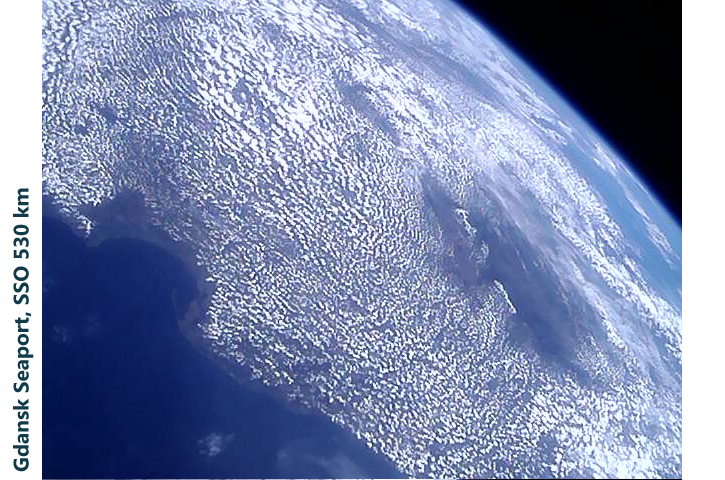
#> input picture test_images/piCam_530km.png, 725 x 480 px, found by its file name
$ python fivepoints.py
#> lines starting #> are read from the running program, lines starting #| are printed output that depends on the picture; after the words box and inside, x2 and y2 are one past the last pixel; in counts of white or black regions, pixels touching at a corner belong together; long printed decimals are rounded
import cv2
import numpy as np
import matplotlib.pyplot as plt


def run_convolution_on_image(img, x_m):
    # Extract a vertical slice of the image at x_m
    slice_img = img[:, int(x_m):int(x_m)+1]

    blurred = cv2.GaussianBlur(slice_img, (3, 3), 0)

    # Apply Canny operator for vertical edge detection
    canny = cv2.Canny(blurred, 100, 200)

    # Threshold to detect edges (white pixels)
    #_, edge = cv2.threshold(np.abs(sobel_x), 50, 255, cv2.THRESH_BINARY)
    return canny

def coordinates_of_white_pixels_on_edge(edge, x_m):
    ys = np.argmax(edge)

    if edge[ys] > 0:
        return np.array([[x_m, ys]])  # Take first white pixel row
    return None

""" def findpoints_iterative(x_0, x_n, img):
    from collections import deque

    points = []
    queue = deque()
    queue.append((x_0, x_n))

    while queue:
        x_start, x_end = queue.popleft()

        if abs(x_end - x_start) < 10:
            continue

        x_m = (x_start + x_end) / 2

        # Run edge detection
        edge = run_convolution_on_image(img, x_m)
        coord = coordinates_of_white_pixels_on_edge(edge, x_m)

        if coord is not None:
            points.append(coord)

            # Add both left and right intervals to the queue
            queue.append((x_start, x_m))
            queue.append((x_m, x_end))

    return np.array(points) """


def findpoints(x_0, x_n, points, img, left = False, right = False):
    # Base case: If we already have more than 5 points, return the points
    if (points is not None and len(points) > 3) or np.abs(x_0 - x_n) < 10:
        print('done')
        print(points)
        return points
    else:
        # Calculate the midpoint of the current range
        x_m = (x_0 + x_n) / 2

        # Apply Sobel operator to detect edges at x_m
        edge = run_convolution_on_image(img, x_m)  # Vertical Sobel convolution
        new_points = coordinates_of_white_pixels_on_edge(edge, x_m)  # Extract white pixel coordinates


        # Optimize search by skipping known blank areas
        if new_points is not None:
            if points is None:
                points =  new_points
                print('yay')
                print(points)
            else:
                points = np.concatenate((points, new_points), axis=0)
                print(points)
            # Search both left and right of the midpoint if edges are found
            p1 = findpoints(x_0, x_m, points, img, False, True)
            p2 = findpoints(x_m, x_n, points, img, True, False)
            points = np.concatenate((points, p1, p2), axis=0)
        elif left:
            # Continue searching only in the left half if no edges are found on the right
            p1 = findpoints(x_0, x_m, points, img, True, False)
            points = np.concatenate((points, p1), axis=0)
        elif right:
            # Continue searching only in the right half if no edges are found on the left
            p2 = findpoints(x_m, x_n, points, img,False, True)
            points = np.concatenate((points, p2), axis=0)
        else:
            # Default case: Search both halves if no specific direction is specified
            p1 =findpoints(x_0, x_m, points, img)
            p2 =findpoints(x_m, x_n, points, img)
            points = np.concatenate((points, p1, p2), axis=0)


        return points


img = cv2.imread('test_images/piCam_530km.png', 0)
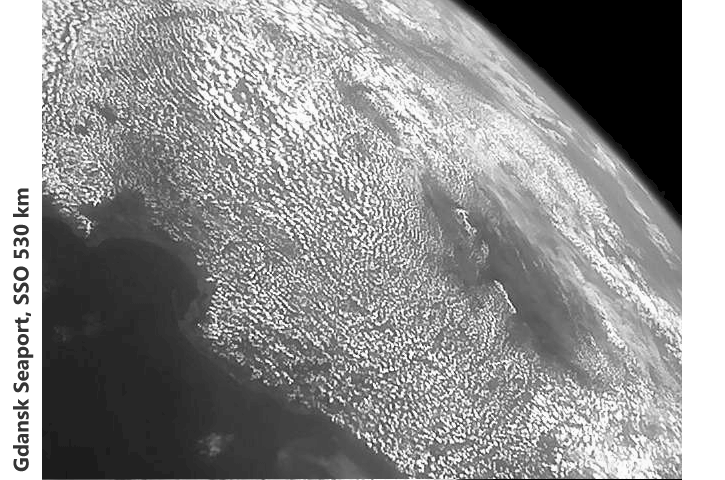
#> img: shape (480, 725); min 0, max 255, mean 143.8
binary_mask = np.where(img < 10, 255, 0).astype(np.uint8)
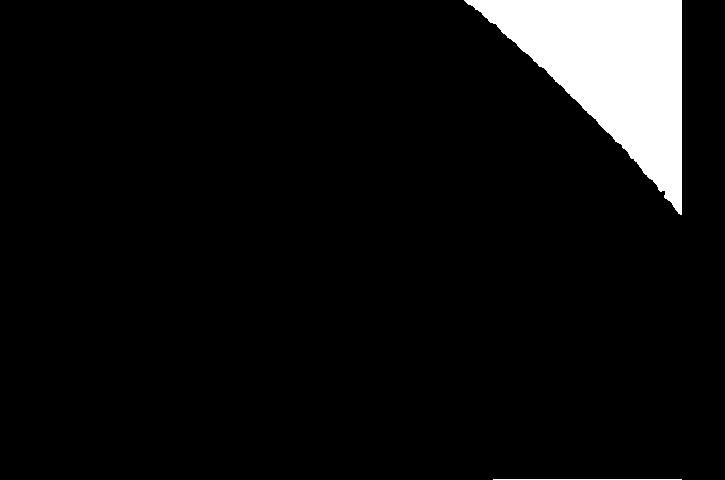
#> binary_mask: shape (480, 725); 6.4% white; 2 white regions, box (x1, y1, x2, y2) and area: (464, 0, 682, 215) 22029, (493, 479, 682, 480) 189


height, width = img.shape
#> height = 480; width = 725
print(f"Image dimensions: {width}x{height}")
#| Image dimensions: 725x480

print('start')
points = findpoints(0, width, None, img)
#> in run_convolution_on_image, `slice_img = img[:, int(x_m):int(x_m)+1]`: slice_img = 480 values, max 252 at index 68, min 39 at index 357, mean 157.1
#> in run_convolution_on_image, `blurred = cv2.GaussianBlur(slice_img, (3, 3), 0)`: blurred = 480 values, max 250 at index 237, min 72 at index 322, mean 157.2
#> in run_convolution_on_image, `canny = cv2.Canny(blurred, 100, 200)`: canny = 480 values, max 255 at index 8, min 0 at index 0, mean 35.06
#> in findpoints, `edge = run_convolution_on_image(img, x_m)`: edge has the same summary as canny in run_convolution_on_image
#> in coordinates_of_white_pixels_on_edge, `ys = np.argmax(edge)`: ys = 8
#> in findpoints, `new_points = coordinates_of_white_pixels_on_edge(edge, x_m)`: new_points = [[362.5, 8]]
#| [[362.5   8. ]]
#| [[362.5    8.  ]
#|  [181.25  21.  ]]
#| [[362.5     8.   ]
#|  [181.25   21.   ]
#|  [ 90.625   2.   ]]
#| [[362.5      8.    ]
#|  [181.25    21.    ]
#|  [ 90.625    2.    ]
#|  [ 45.3125  25.    ]]
#| [[362.5      8.    ]
#|  [181.25    21.    ]
#|  [ 90.625    2.    ]
#|  [ 45.3125  25.    ]]
#| [[362.5      8.    ]
#|  [181.25    21.    ]
#|  [ 90.625    2.    ]
#|  [ 45.3125  25.    ]]
#| [[362.5      8.    ]
#|  [181.25    21.    ]
#|  [ 90.625    2.    ]
#|  [135.9375   1.    ]]
#| [[362.5      8.    ]
#|  [181.25    21.    ]
#|  [ 90.625    2.    ]
#|  [135.9375   1.    ]]
#| [[362.5      8.    ]
#|  [181.25    21.    ]
#|  [ 90.625    2.    ]
#|  [135.9375   1.    ]]
#| [[362.5     8.   ]
#|  [181.25   21.   ]
#|  [271.875   2.   ]]
#| [[362.5      8.    ]
#|  [181.25    21.    ]
#|  [271.875    2.    ]
#|  [226.5625   9.    ]]
#| [[362.5      8.    ]
#|  [181.25    21.    ]
#|  [271.875    2.    ]
#|  [226.5625   9.    ]]
#| [[362.5      8.    ]
#|  [181.25    21.    ]
#|  [271.875    2.    ]
#|  [226.5625   9.    ]]
#| [[362.5      8.    ]
#|  [181.25    21.    ]
#|  [271.875    2.    ]
#|  [317.1875  10.    ]]
#| [[362.5      8.    ]
#|  [181.25    21.    ]
#|  [271.875    2.    ]
#|  [317.1875  10.    ]]
#| [[362.5      8.    ]
#|  [181.25    21.    ]
#|  [271.875    2.    ]
#|  [317.1875  10.    ]]
#> in findpoints, `p1 = findpoints(x_0, x_m, points, img, False, True)`: p1 = 56 pairs, first value 45.31 to 362.5, second value 1 to 25
#| [[362.5    8.  ]
#|  [543.75 118.  ]]
#| [[362.5     8.   ]
#|  [543.75  118.   ]
#|  [453.125 124.   ]]
#| [[362.5      8.    ]
#|  [543.75   118.    ]
#|  [453.125  124.    ]
#|  [407.8125  14.    ]]
#| [[362.5      8.    ]
#|  [543.75   118.    ]
#|  [453.125  124.    ]
#|  [407.8125  14.    ]]
#| [[362.5      8.    ]
#|  [543.75   118.    ]
#|  [453.125  124.    ]
#|  [407.8125  14.    ]]
#| [[362.5      8.    ]
#|  [543.75   118.    ]
#|  [453.125  124.    ]
#|  [498.4375 157.    ]]
#| [[362.5      8.    ]
#|  [543.75   118.    ]
#|  [453.125  124.    ]
#|  [498.4375 157.    ]]
#| [[362.5      8.    ]
#|  [543.75   118.    ]
#|  [453.125  124.    ]
#|  [498.4375 157.    ]]
#| [[362.5     8.   ]
#|  [543.75  118.   ]
#|  [634.375 207.   ]]
#| [[362.5      8.    ]
#|  [543.75   118.    ]
#|  [634.375  207.    ]
#|  [589.0625 207.    ]]
#| [[362.5      8.    ]
#|  [543.75   118.    ]
#|  [634.375  207.    ]
#|  [589.0625 207.    ]]
#| [[362.5      8.    ]
#|  [543.75   118.    ]
#|  [634.375  207.    ]
#|  [589.0625 207.    ]]
#| [[362.5      8.    ]
#|  [543.75   118.    ]
#|  [634.375  207.    ]
#|  [679.6875 332.    ]]
#| [[362.5      8.    ]
#|  [543.75   118.    ]
#|  [634.375  207.    ]
#|  [679.6875 332.    ]]
#| [[362.5      8.    ]
#|  [543.75   118.    ]
#|  [634.375  207.    ]
#|  [679.6875 332.    ]]
#> in findpoints, `p2 = findpoints(x_m, x_n, points, img, True, False)`: p2 = 56 pairs, first value 362.5 to 679.7, second value 8 to 332
#> in findpoints, `points = np.concatenate((points, p1, p2), axis=0)`: points = 113 pairs, first value 45.31 to 679.7, second value 1 to 332
#points = findpoints_iterative(0, width, binary_mask)
print("points:")
print(points)
#> (printed output is left out)


# Display the image using matplotlib
canny = cv2.Canny(binary_mask, 100, 200)
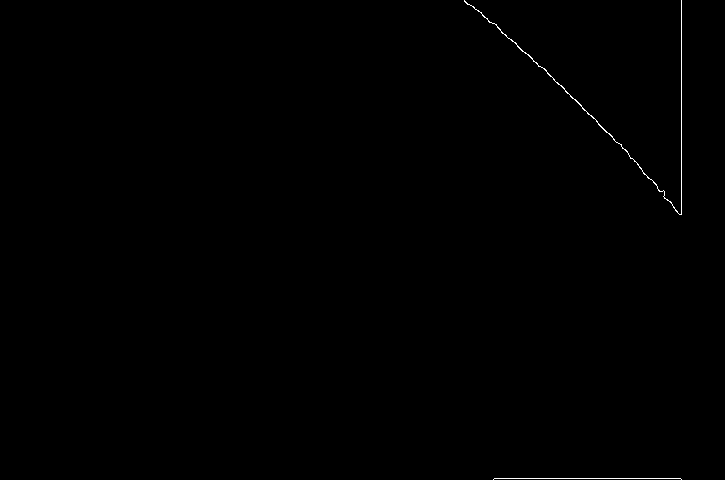
#> canny: shape (480, 725); 0.22% white in thin lines or dots, all inside (x1, y1, x2, y2) = (464, 0, 682, 480)

M = []
b = []

for x, y in points:
    # Each row corresponds to one point substituted into the conic equation
    M.append([x**2, x*y, y**2, x, y, 1])
    b.append(0)  # Right-hand side is zero since all points satisfy the conic equation
#> this loop made 113 passes
#> (x, y) on passes 1 to 12: (362.5, 8), (362.5, 8), (181.2, 21), (362.5, 8), (181.2, 21), (90.62, 2), (362.5, 8), (181.2, 21), (90.62, 2), (45.31, 25), (362.5, 8), (181.2, 21)
#> after the loop, M = 113 items; b = 113 values from 0 to 0

M = np.array(M)
#> M = 113 rows, first 6: [131406.2, 2900, 64, 362.5, 8, 1], [131406.2, 2900, 64, 362.5, 8, 1], [32851.6, 3806.2, 441, 181.2, 21, 1], [131406.2, 2900, 64, 362.5, 8, 1], [32851.6, 3806.2, 441, 181.2, 21, 1], [8212.9, 181.2, 4, 90.62, 2, 1]
b = np.array(b)

# Solve for the coefficients (A, B, C, D, E, F)
# Since this is a homogeneous system (b = 0), we find a non-trivial solution
# using Singular Value Decomposition (SVD)
_, _, Vt = np.linalg.svd(M)
#> Vt = [[-0.96, -0.264, -0.0897, -0.00181, -0.000449, -3.66e-06], [0.276, -0.851, -0.446, 0.00322, -0.00116, 1.31e-05], [-0.0414, 0.453, -0.89, -0.00823, 0.00217, -4.41e-05], [0.00295, -0.00566, 0.00582, -0.991, -0.134, -0.00737], [-0.000377, 0.00287, -0.00217, 0.134, -0.991, 0.00823], [-1.59e-05, 3.52e-05, -2.7e-05, 0.00841, -0.00716, -1]]
coefficients = Vt[-1]  # The last row of Vt gives the solution
#> coefficients = [-1.59e-05, 3.52e-05, -2.7e-05, 0.00841, -0.00716, -1]

# Extract coefficients
A, B, C, D, E, F = coefficients
#> A = -1.59e-05; B = 3.52e-05; C = -2.7e-05; D = 0.00841; E = -0.00716; F = -1

print("Coefficients of the conic section:")
print(f"A = {A}, B = {B}, C = {C}, D = {D}, E = {E}, F = {F}")
#| A = -1.5866121856233732e-05, B = 3.516729719189859e-05, C = -2.7041820810302973e-05, D = 0.008412, E = -0.007164, F = -0.9999


x = np.linspace(0, 1600, 500)
y = np.linspace(0, 1600, 500)
X, Y = np.meshgrid(x, y)

# Evaluate the conic equation at each point in the grid
Z = A * X**2 + B * X * Y + C * Y**2 + D * X + E * Y + F
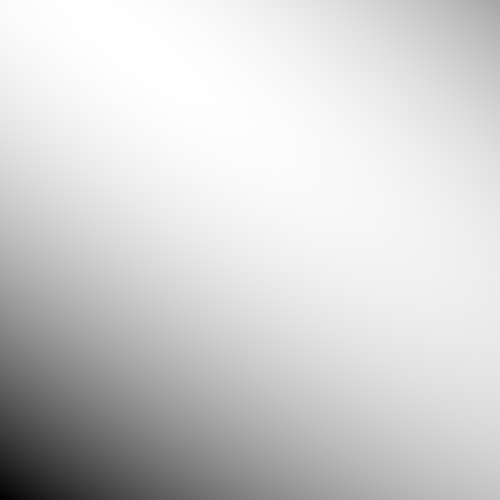
#> Z: shape (500, 500) float64; min -81.69, max 0.269, mean -14.15; drawn with min black and max white

# Plot the conic section

plt.figure(figsize=(10, 8))
#plt.contour(X, Y, Z, levels=[0], colors='blue')
#plt.imshow(canny, cmap='gray')
plt.imshow(img, cmap='gray')
plt.scatter(points[:, 0], points[:, 1], color='blue')
plt.axis('off')
plt.title('Loaded Image')
plt.show()
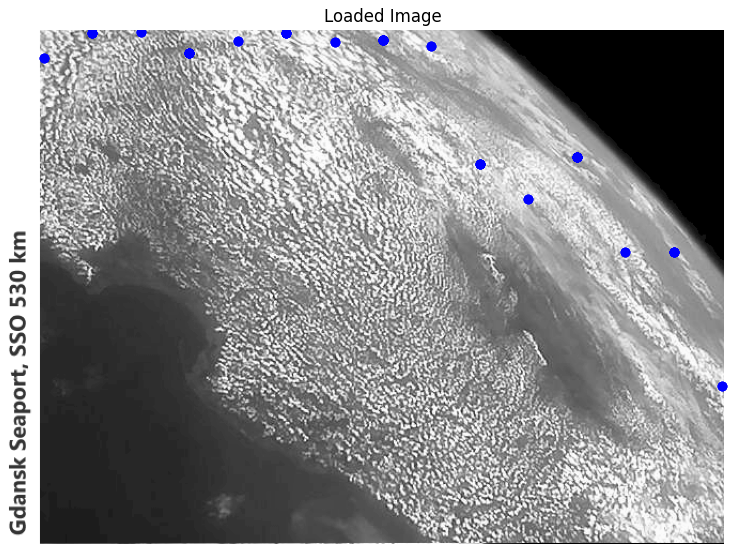
#> figure drawn by matplotlib, 1 panel
#points = findpoints(0, len(img), [], img)

$ run again, with test_images/earth.jpg saved as test_images/piCam_530km.png
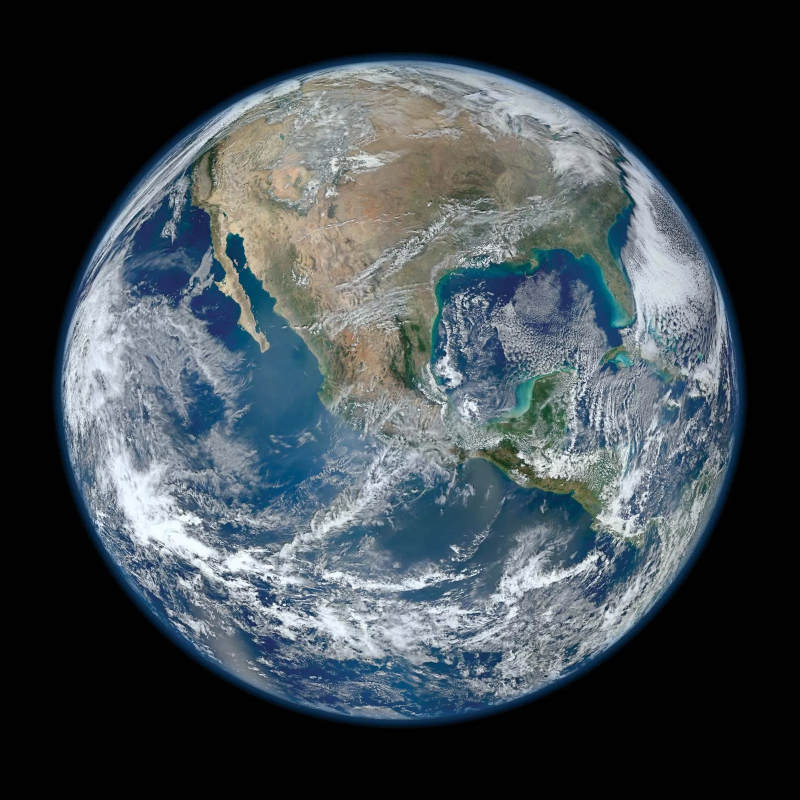
#> input picture test_images/earth.jpg, 1600 x 1600 px, found by its file name (shown at 1/2 size)
#> `binary_mask = np.where(img < 10, 255, 0).astype(np.uint8)`:
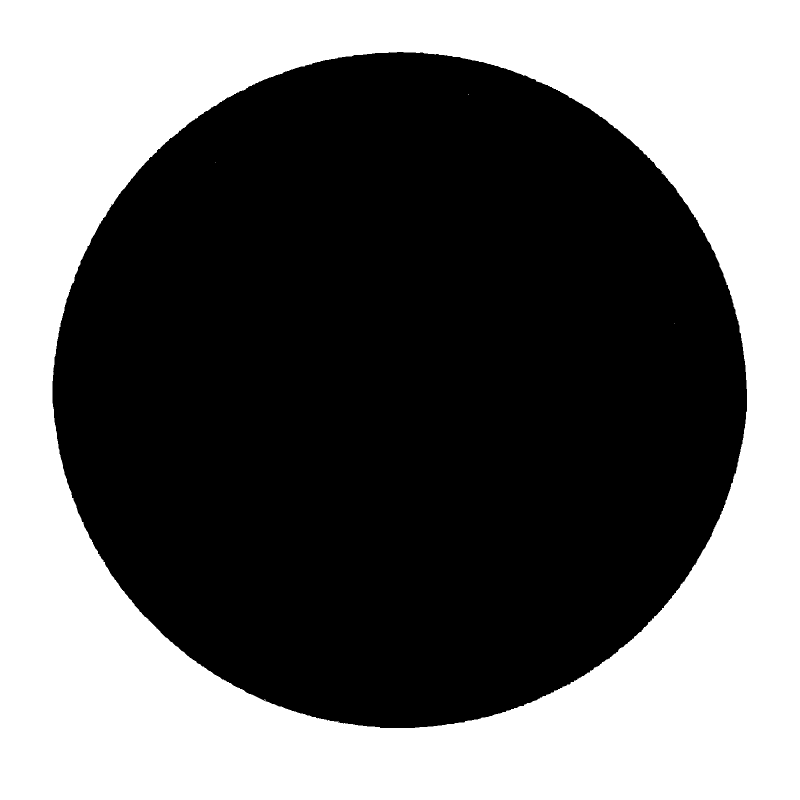
#> binary_mask: shape (1600, 1600) (shown at 1/2 size); 42.9% white; 5 white regions (4 under 20 px), largest, box (x1, y1, x2, y2) and area: (0, 0, 1600, 1600) 1097298
#| Image dimensions: 1600x1600
#> slice_img = 1600 values, max 252 at index 1176, min 0 at index 1459, mean 105.2
#> blurred = 1600 values, max 249 at index 1176, min 0 at index 1460, mean 105.3
#> in run_convolution_on_image, `canny = cv2.Canny(blurred, 100, 200)`: canny = 1600 values, max 255 at index 154, min 0 at index 0, mean 4.94
#> edge has the same summary as canny in run_convolution_on_image
#> ys = 154
#> new_points = [[800, 154]]
#| [[800. 154.]]
#| [[800. 154.]
#|  [400. 265.]]
#| [[800. 154.]
#|  [400. 265.]
#|  [200. 513.]]
#| [[800. 154.]
#|  [400. 265.]
#|  [200. 513.]
#|  [150. 652.]]
#| [[800. 154.]
#|  [400. 265.]
#|  [200. 513.]
#|  [150. 652.]]
#| [[800. 154.]
#|  [400. 265.]
#|  [200. 513.]
#|  [150. 652.]]
#> in findpoints (call 4), `points = np.concatenate((points, p2), axis=0)`: points = 15 rows, first 8: [800, 154], [400, 265], [200, 513], [800, 154], [400, 265], [200, 513], [150, 652], [800, 154]
#> in findpoints (call 3), `p1 = findpoints(x_0, x_m, points, img, False, True)`: p1 has the same summary as points
#| [[800. 154.]
#|  [400. 265.]
#|  [200. 513.]
#|  [300. 387.]]
#| [[800. 154.]
#|  [400. 265.]
#|  [200. 513.]
#|  [300. 387.]]
#| [[800. 154.]
#|  [400. 265.]
#|  [200. 513.]
#|  [300. 387.]]
#| [[800. 154.]
#|  [400. 265.]
#|  [600. 165.]]
#| [[800. 154.]
#|  [400. 265.]
#|  [600. 165.]
#|  [500. 216.]]
#| [[800. 154.]
#|  [400. 265.]
#|  [600. 165.]
#|  [500. 216.]]
#| [[800. 154.]
#|  [400. 265.]
#|  [600. 165.]
#|  [500. 216.]]
#| [[800. 154.]
#|  [400. 265.]
#|  [600. 165.]
#|  [700. 167.]]
#| [[800. 154.]
#|  [400. 265.]
#|  [600. 165.]
#|  [700. 167.]]
#| [[800. 154.]
#|  [400. 265.]
#|  [600. 165.]
#|  [700. 167.]]
#> in findpoints, `p1 = findpoints(x_0, x_m, points, img, False, True)`: p1 = 59 pairs, first value 150 to 800, second value 154 to 652
#| [[ 800.  154.]
#|  [1200.  304.]]
#| [[ 800.  154.]
#|  [1200.  304.]
#|  [1000.  486.]]
#| [[ 800.  154.]
#|  [1200.  304.]
#|  [1000.  486.]
#|  [ 900.  404.]]
#| [[ 800.  154.]
#|  [1200.  304.]
#|  [1000.  486.]
#|  [ 900.  404.]]
#| [[ 800.  154.]
#|  [1200.  304.]
#|  [1000.  486.]
#|  [ 900.  404.]]
#| [[ 800.  154.]
#|  [1200.  304.]
#|  [1000.  486.]
#|  [1100.  251.]]
#| [[ 800.  154.]
#|  [1200.  304.]
#|  [1000.  486.]
#|  [1100.  251.]]
#| [[ 800.  154.]
#|  [1200.  304.]
#|  [1000.  486.]
#|  [1100.  251.]]
#| [[ 800.  154.]
#|  [1200.  304.]
#|  [1400.  505.]]
#| [[ 800.  154.]
#|  [1200.  304.]
#|  [1400.  505.]
#|  [1300.  357.]]
#| [[ 800.  154.]
#|  [1200.  304.]
#|  [1400.  505.]
#|  [1300.  357.]]
#| [[ 800.  154.]
#|  [1200.  304.]
#|  [1400.  505.]
#|  [1300.  357.]]
#| [[ 800.  154.]
#|  [1200.  304.]
#|  [1400.  505.]
#|  [1450.  686.]]
#| [[ 800.  154.]
#|  [1200.  304.]
#|  [1400.  505.]
#|  [1450.  686.]]
#| [[ 800.  154.]
#|  [1200.  304.]
#|  [1400.  505.]
#|  [1450.  686.]]
#> in findpoints (call 30), `points = np.concatenate((points, p1), axis=0)`: points = 15 rows, first 8: [800, 154], [1200, 304], [1400, 505], [800, 154], [1200, 304], [1400, 505], [1450, 686], [800, 154]
#> in findpoints (call 26), `p2 = findpoints(x_m, x_n, points, img, True, False)`: p2 has the same summary as points
#> in findpoints, `p2 = findpoints(x_m, x_n, points, img, True, False)`: p2 = 59 pairs, first value 800 to 1450, second value 154 to 686
#> in findpoints, `points = np.concatenate((points, p1, p2), axis=0)`: points = 119 pairs, first value 150 to 1450, second value 154 to 686
#> (printed output is left out)
#> the loop `for x, y in points:` made 119 passes
#> after the loop `for x, y in points:`: M = 119 items; b = 119 values from 0 to 0
#> `M = np.array(M)`: M = 119 rows, first 6: [640000, 123200, 23716, 800, 154, 1], [640000, 123200, 23716, 800, 154, 1], [160000, 106000, 70225, 400, 265, 1], [640000, 123200, 23716, 800, 154, 1], [160000, 106000, 70225, 400, 265, 1], [40000, 102600, 263169, 200, 513, 1]
#> Vt = [[-0.945, -0.307, -0.111, -0.000818, -0.000264, -7.62e-07], [0.273, -0.557, -0.784, 0.000261, -0.00117, -9.57e-07], [0.179, -0.772, 0.61, 0.002, 0.00168, 6.44e-06], [-0.00121, 0.00155, -0.00171, 0.942, 0.336, 0.00226], [0.000186, 4.98e-05, -0.00149, -0.336, 0.942, 0.0015], [8.4e-07, 6.39e-07, 1.32e-06, -0.00162, -0.00217, 1]]
#> coefficients = [8.4e-07, 6.39e-07, 1.32e-06, -0.00162, -0.00217, 1]
#> A = 8.4e-07; B = 6.39e-07; C = 1.32e-06; D = -0.00162; E = -0.00217; F = 1
#| A = 8.39815759591679e-07, B = 6.385641091883437e-07, C = 1.3207257290303038e-06, D = -0.001619, E = -0.002174, F = 1
#> `plt.show()`:
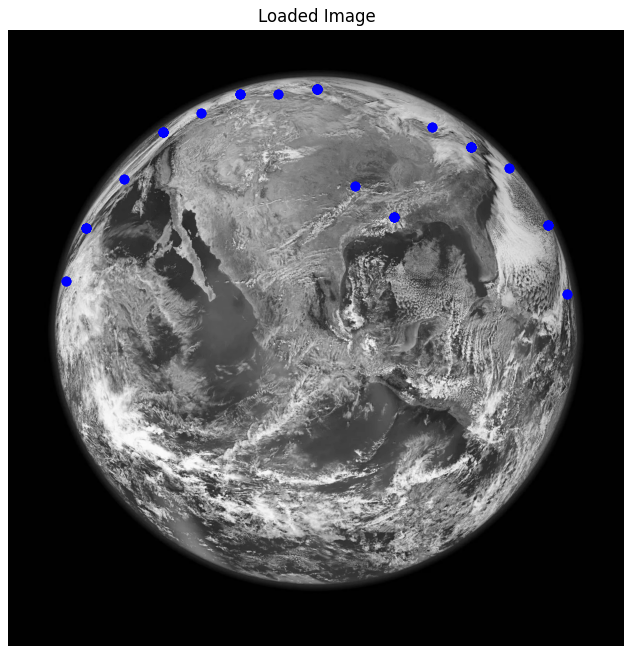
#> figure drawn by matplotlib, 1 panel
